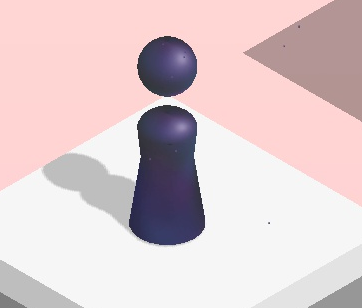
#> input picture mask_TrackBar/cut.png, 362 x 308 px
$ python mask.py
#> lines starting #> are read from the running program, lines starting #| are printed output that depends on the picture; after the words box and inside, x2 and y2 are one past the last pixel; in counts of white or black regions, pixels touching at a corner belong together
import cv2
import numpy as np


def nothing(x):
    pass

# Take each frame
img=cv2.imread('./cut.png')
#> img is the input picture: shape (308, 362, 3); mean B, G, R 206.1, 203.6, 221.9

# Convert BGR to HSV
hsv = cv2.cvtColor(img, cv2.COLOR_BGR2HSV)
#> hsv: shape (308, 362, 3); mean H, S, V 22.4, 28.6, 224.8


cv2.namedWindow('image')


# create trackbars for color change
cv2.createTrackbar('H1','image',50,255,nothing)
cv2.createTrackbar('S1','image',0,255,nothing)
cv2.createTrackbar('V1','image',0,255,nothing)

# create trackbars for color change
cv2.createTrackbar('H2','image',255,255,nothing)
cv2.createTrackbar('S2','image',255,255,nothing)
cv2.createTrackbar('V2','image',255,255,nothing)

# create switch for ON/OFF functionality
switch = '0 : OFF \n1 : ON'
cv2.createTrackbar(switch, 'image',0,1,nothing)


while(1):

    # get current positions of four trackbars
    h1 = cv2.getTrackbarPos('H1','image')
    s1 = cv2.getTrackbarPos('S1','image')
    v1 = cv2.getTrackbarPos('V1','image')

    h2 = cv2.getTrackbarPos('H2','image')
    s2 = cv2.getTrackbarPos('S2','image')
    v2 = cv2.getTrackbarPos('V2','image')


    # define range of blue color in HSV
    lower_blue = np.array([h1,s1,v1])
    upper_blue = np.array([h2,s2,v2])


#    # define range of blue color in HSV
#    lower_blue = np.array([90,90,90])
#    upper_blue = np.array([255,255,255])


#    # Threshold the HSV image to get only blue colors
    mask = cv2.inRange(img, lower_blue, upper_blue)
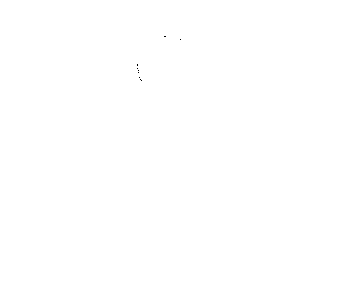
#> mask: shape (308, 362); 100% white; black in thin lines or dots, all inside (x1, y1, x2, y2) = (137, 36, 181, 81)
    output = cv2.bitwise_not(img, img, mask = mask)
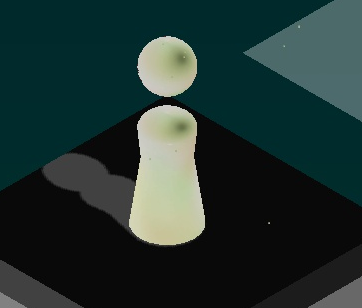
#> output: shape (308, 362, 3); mean B, G, R 48.9, 51.4, 33.1


    s = cv2.getTrackbarPos(switch,'image')

    if s == 0:
        cv2.imshow('image',mask)
    else:
        cv2.imshow('image',output)


    k = cv2.waitKey(1) & 0xFF
#> (key Esc is pressed here)
    if k == 27:
        break

cv2.destroyAllWindows()
